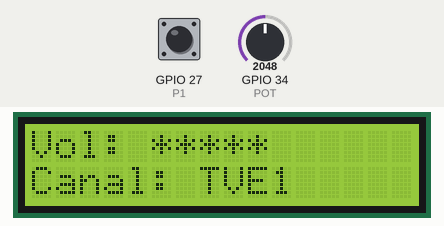
Bench run of a sketch on a simulated ESP32. On the bench: 16×2 character LCD. The test bench sets the inputs (shaded band); at power-on: GPIO 34 (POT) = 2048, GPIO 27 (P1) HIGH.

Above: at 1.2 s.
1.3 s: GPIO 34 (POT) set to 2866
At 2.5 s:
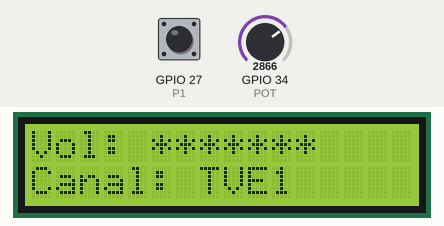
2.8 s: GPIO 34 (POT) set to 3603
At 3.7 s:
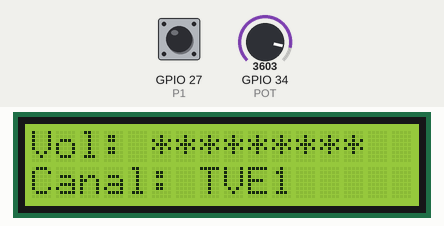
4.3 s: GPIO 34 (POT) set to 4095
At 5.0 s:
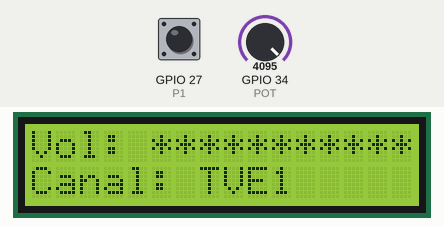
5.8 s: GPIO 34 (POT) set to 1228
At 7.0 s:
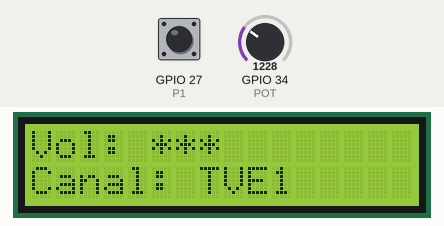
7.3 s: GPIO 34 (POT) set to 491
At 8.1 s:
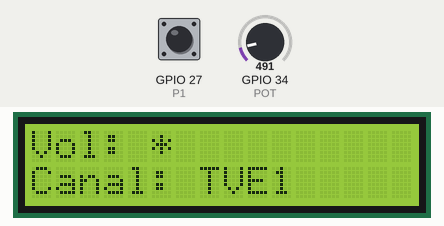
8.8 s: GPIO 34 (POT) set to 0
At 9.4 s:
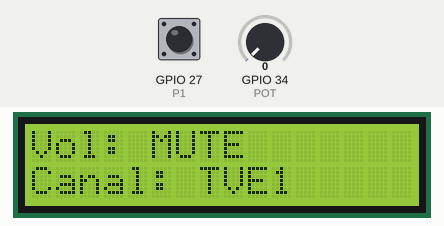
Timing chart, 0 to 11.3 s (numbered marks = the images above; inputs shaded):
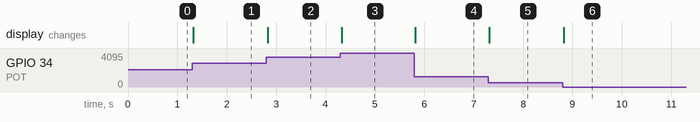

The sketch:

LCD05_canalesTV.ino
```cpp
//------------------------------------------------------------
// Programa: LCD05_canalesTV.ino (ESP32 + BIOS Shield)
// Autor: Gabriel Bravo Eguren T31A
// Descripción: El programa debe mostrar en la primera
//              línea del lcd el texto “Vol: MUTE” y en la segunda “Canal: TVE1”.
//              El potenciómetro controlará el volumen mostrando en la
//              primera línea del lcd (posiciones 4 a 15) un número de asteriscos proporcional al valor leído del
//              potenciómetro. Máximo 11 y mínimo 1. Si el volumen es
//              P1 Cambiará el nombre de la cadena en la segunda línea de forma secuencial. Las emisoras son:
//              TVE1, TVE2, Antena 3, Cuatro y Telecinco. Si se vuelve a pulsar P1 se reinicia la lista
//------------------------------------------------------------

#include <LiquidCrystal_PCF8574.h>

#define P1 27

#define POT 34

LiquidCrystal_PCF8574 lcd(0x3F);

bool update = true;

bool p1down = false;
int cursor = 0;
int volumen;

char* canales[5] = {
  "TVE1",
  "TVE2",
  "Antena 3",
  "Cuatro",
  "Telecinco"
};

void setup()
{
  lcd.begin(16, 2);
  lcd.setBacklight(255);

  pinMode(P1, INPUT_PULLUP);
}

void loop()
{
  int pot = map(analogRead(POT), 0, 4095, 0, 11);

  if(!digitalRead(P1)) p1down = true;

  if(digitalRead(P1) && p1down)
  {
    cursor = cursor == 4 ? cursor = 0 : cursor + 1;
    update = true;
    p1down = false;
  }

  if(pot != volumen)
  {
    volumen = pot;
    update = true;
  }

  if(update)
  {
    lcd.clear();

    lcd.setCursor(0,0);
    lcd.print("Vol: ");

    if(volumen == 0) lcd.print("MUTE");
    else
    {
      for(int i = 0; i < volumen; i++) lcd.print("*");
    }

    lcd.setCursor(0,1);
    lcd.print("Canal: ");
    lcd.print(canales[cursor]);

    update = false;
  }
}
```

Measured:
- after the input at 1.3 s, the display: changes at once (image 1)
- after the input at 2.8 s, the display: changes at once (image 2)
- after the input at 4.3 s, the display: changes at once (image 3)
- after the input at 5.8 s, the display: changes at once (image 4)
- after the input at 7.3 s, the display: changes at once (image 5)
- after the input at 8.8 s, the display: changes at once (image 6)
